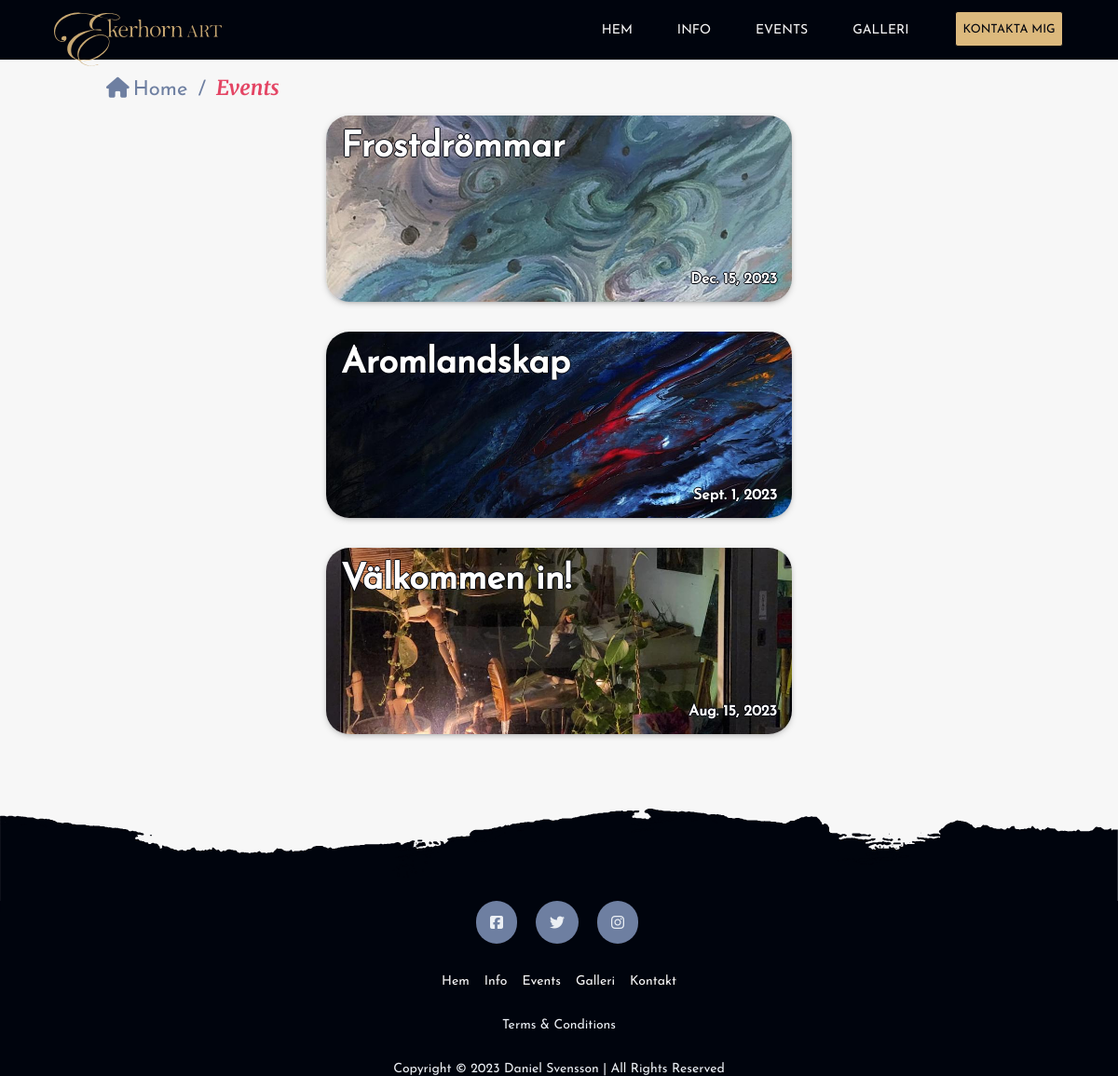
Screenshot of /events/ with the database file from the repository.
### events/models.py (models this page shows, shortened)
class Event(models.Model):
    id = models.AutoField(primary_key=True)
    name = models.CharField(max_length=46)
    background = models.ImageField(upload_to="events/images")
    tags = models.CharField(max_length=46, blank=True)
    description = models.TextField()
    date = models.DateField()
    location_name = models.CharField(max_length=46)
    street = models.CharField(max_length=46)
    city = models.CharField(max_length=46)
    download_file = models.FileField(upload_to="events/files", blank=True)
    read_more = models.URLField(blank=True)
    def get_resized_image_urls(self):
        event_file_name = self.name.lower().replace(" ", "_").replace("ö", "o").replace("ä", "a").replace("å", "a").translate(str.maketrans("", "", "/:*?!#&\"<>|"))
        img_p_url = f"{settings.MEDIA_URL}events/images/{self.id}_{event_file_name}_p.jpg"
        img_s_url = f"{settings.MEDIA_URL}events/images/{self.id}_{event_file_name}_s.jpg"
        img_m_url = f"{settings.MEDIA_URL}events/images/{self.id}_{event_file_name}_m.jpg"
        img_l_url = f"{settings.MEDIA_URL}events/images/{self.id}_{event_file_name}_l.jpg"
        return {
            'img_p_url': img_p_url,
            'img_s_url': img_s_url,
            'img_m_url': img_m_url,
            'img_l_url': img_l_url,
        }

### events/views.py (the view)
# urls.py: path("", views.index, name="index"),
def index(request):
    return render(request, "events/index.html", {
        "events": Event.objects.all().order_by("-date")
    })

### events/templates/events/index.html (shortened to what this page needs)
{% extends "home/layout.html" %} {% load static %} {% block head %}
<link href="{% static 'events/styles.css' %}" rel="stylesheet" />
{% endblock %} {% block content %}
<section class="breadcrumbs">
  <a href="{% url 'home:index' %}"><i class="fa-solid fa-house"></i>Home</a>
  <p>/</p>
  <h1>Events</h1>
</section>
<section class="events-container">
  {% for event in events %}
  <a href="{% url 'events:event' event.id %}">
    <div class="box">
      <img
        src="{{ event.get_resized_image_urls.img_m_url }}"
        alt="Event image"
      />
      <h3 class="stroke">{{ event.name }}</h3>
      <h6 class="stroke">{{ event.date }}</h6>
    </div>
  </a>
  {% empty %}
  <p>No events</p>
  {% endfor %}
</section>
{% endblock %}

### home/static/home/layout.css (style rules this page uses)
:root { --a-main: #122849; --b-main: #e44564; --a-dark: #18293b; --a-medium: #6e7fa1; --a-light: #ebeff4; --b-light: #fde9ec; --accent: #dcb97d; --neutral: #f7f7f7; --dark: #00040d; --main-margin: clamp(0.5em, -1.51513em + 11.515vw, 10em); }
* { margin: 0; padding: 0; box-sizing: border-box; }
html, body { scroll-behavior: smooth; }
body { overflow-x: hidden; width: 100%; background-color: var(--neutral); font-size: 1rem; font-family: Josefin-Sans, sans-serif; }
.stroke { text-shadow: -1px 0 var(--dark), 0 1px var(--dark), 1px 0 var(--dark), 0 -1px var(--dark); }
h1 { font-family: Merriweather, serif; }
h3 { font-family: Josefin-Sans, sans-serif; font-size: 2.369rem; }
h6 { font-size: 1rem; font-weight: 600; font-family: Josefin-Sans, sans-serif; }
p { font-family: Josefin-Sans, sans-serif; }

### events/static/events/styles.css (style rules this page uses)
h1 { font-size: 22px; color: var(--b-main); padding: 0; margin: 0; }
.breadcrumbs { width: 100%; display: flex; align-items: flex-end; padding: 16px 0; }
main .breadcrumbs a { color: var(--a-medium); text-decoration: none; font-size: 22px; }
main .breadcrumbs p, main .breadcrumbs i { color: var(--a-medium); }
main .breadcrumbs p { margin: 0 0.5em; font-size: 22px; }
.events-container { width: 100%; display: grid; grid-row-gap: 32px; grid-template-columns: repeat(auto-fit, minmax(500px, 1fr)); justify-items: center; align-items: start; }
.events-container div { width: 500px; height: 200px; overflow: hidden; position: relative; transition: 0.3s; }
.box { box-shadow: 0px 2px 10px -5px #232323; border-radius: 25px; transition: 1s; }
.events-container div h3 { position: absolute; top: 0; color: white; padding: 16px; }
.events-container div h6 { position: absolute; bottom: 0; right: 0; color: white; padding: 16px; }
.events-container div img { object-fit: cover; width: 100%; height: 100%; object-position: center; }
i { margin-right: 4px; color: white; transition: 0.3s; }

### rows the page displays
Event: shows a picture, name "Frostdrömmar", date "Dec. 15, 2023"
Event: shows a picture, name "Aromlandskap", date "Sept. 1, 2023"
Event: shows a picture, name "Välkommen in!", date "Aug. 15, 2023"
